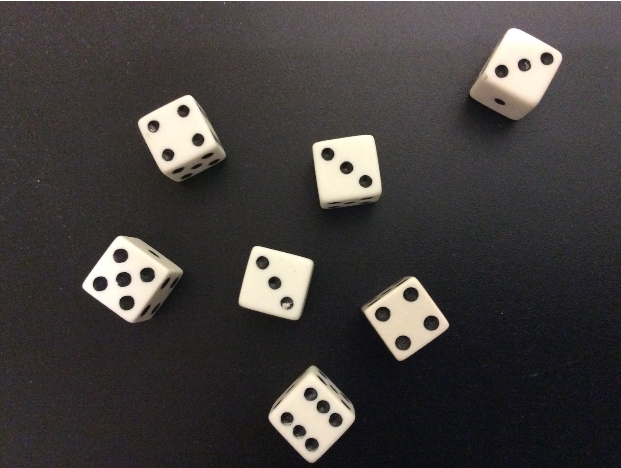
//> input picture dice.png, 621 x 468 px
$ ./diceroll   (built with g++ and OpenCV 4)
//> lines starting //> are read from the running program, lines starting //| are printed output that depends on the picture; after the words box and inside, x2 and y2 are one past the last pixel; in counts of white or black regions, pixels touching at a corner belong together
#include "opencv2/highgui/highgui.hpp"
#include "opencv2/imgproc/imgproc.hpp"
#include "opencv2/core/core.hpp"

#include <iostream>

#include <stdio.h>
#include <stdlib.h>

using namespace cv;
using namespace std;

int main()
{
Mat a = imread("dice.png",0);
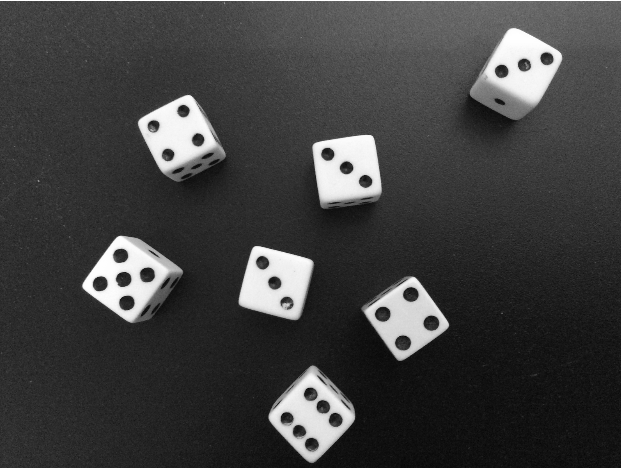
//> a: 468 rows x 621 cols, CV_8UC1; min 4, max 255, mean 63.2
Mat b = a.clone();
GaussianBlur(b,b,Size(7,7),1.5,1.5);
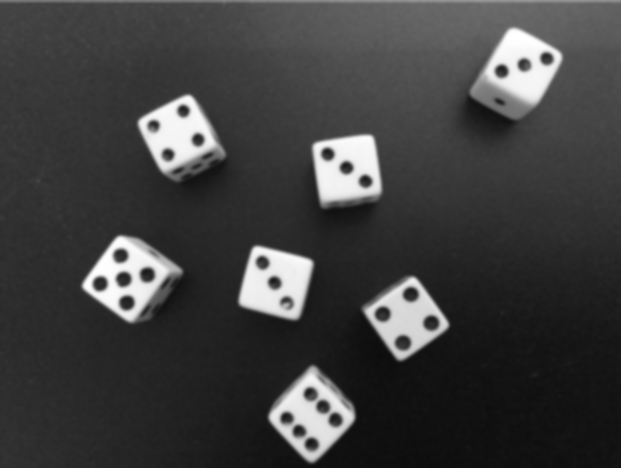
//> b: 468 rows x 621 cols, CV_8UC1; min 12, max 255, mean 63.1
Canny(b,b,150,100);
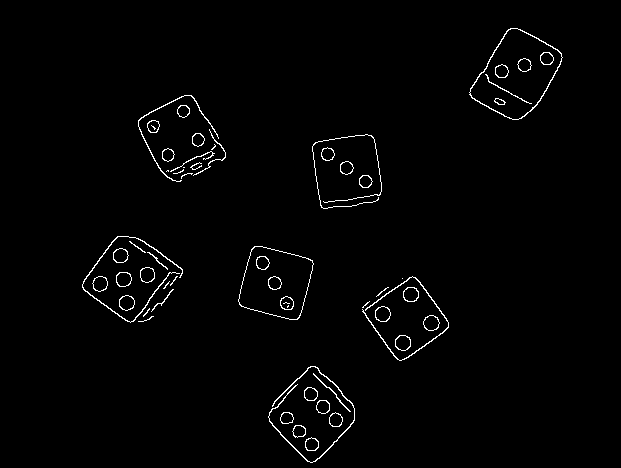
//> b: 468 rows x 621 cols, CV_8UC1; 1.5% white in thin lines or dots, all inside (x1, y1, x2, y2) = (82, 28, 563, 463)
vector<vector<Point> > contours;
vector<Vec4i> hierarchy;
findContours(b,contours,hierarchy,CV_RETR_TREE,CV_CHAIN_APPROX_SIMPLE,Point(0,0));
//> contours = 90 contours, 20 with area under 20; largest, box (x1, y1, x2, y2) and area: (469, 28, 563, 120) 5170, (469, 28, 563, 120) 5047, (238, 246, 314, 320) 4014, (238, 246, 314, 320) 4002, (395, 335, 411, 351) 190
int cont_id,i,j,k;
for(cont_id=0;cont_id<contours.size();cont_id++)
{
	double length = arcLength(contours[cont_id],1);
	cout<<length<<endl;
	Scalar color=Scalar(255,0,0);
	double area = contourArea(contours[cont_id],0);
	cout<<area<<endl;
}
//> this loop made 90 passes
//> (length, area) on passes 1 to 12: (44.97, 141), (42.63, 129), (43.8, 124), (40.63, 113), (45.8, 146), (44.04, 136.5), (42.14, 119), (39.8, 112), (44.97, 144), (42.63, 134), (44.38, 144.5), (42.63, 133)
//| 44.9706
//| 141
//| 42.6274
//| 129
//> (the first 4 of 16 printed lines)
//> (output is shown up to pass 8 of 90)
namedWindow("Image",WINDOW_NORMAL);
namedWindow("Img",WINDOW_NORMAL);
imshow("Image",a);
imshow("Img",b);
while(waitKey(0)!=27){}
//> the Esc key is pressed
return 0;
}
